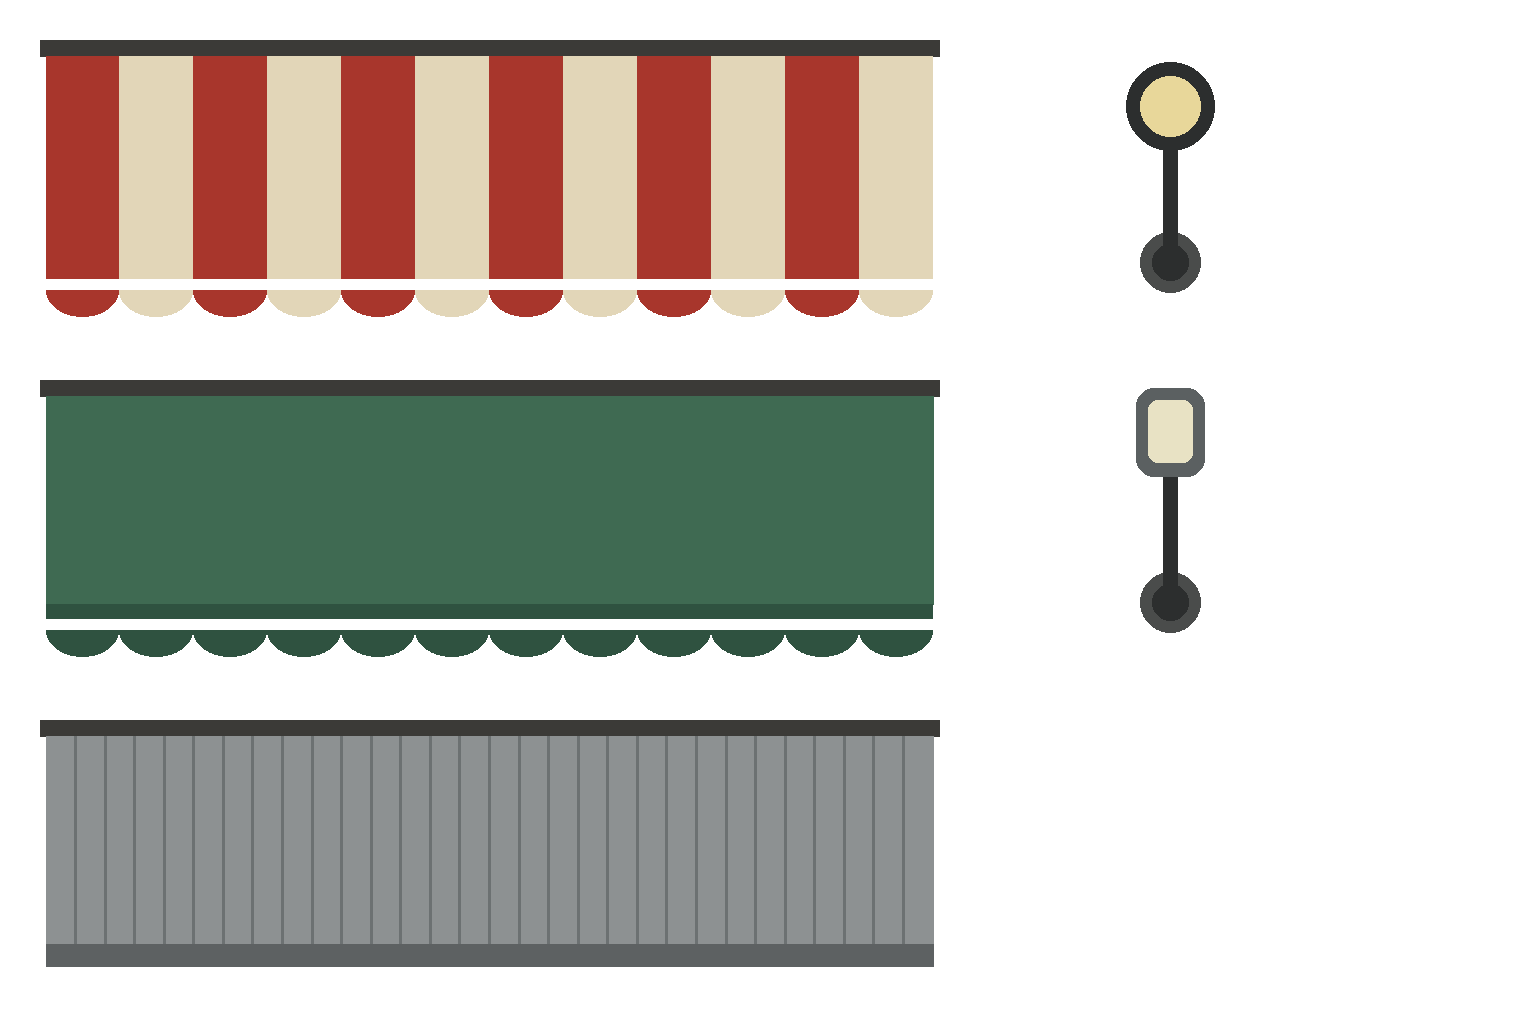

Reproduce this figure in Python.
"""Geometry guides for the district street dressing (`set-piece-districts.md`), two sheets.

Both sheets are 1536x1024 RGBA (a canvas ImageGen returns), one world cell = CELL px, frames laid out
explicitly with transparent gutters. North is the top of a frame. Frames (x, y, w, h) in pixels are FRAMES
below; the authoring documents cut the raw at these boxes scaled to the raw's own size.

`street-dressing` (main street):
- three shop awnings, 3x1 cells each: the shop wall is the frame's north edge, the canvas runs out over the
  pavement to a valance on the south edge. Striped canvas, plain canvas, corrugated steel canopy. Drawn
  overhead (roof pass), they never block.
- two street lamps, 1x1: post foot low in the cell, arm reaching north to the head. North is the carriageway.

`industrial-street-kit` (industrial zone and cordoned facility):
- a 3x1 strip of overhead pipe rack, cut per cell: a support beam crossing the pipes, and two straight cells.
  Flange collars sit on every cell boundary so straight cells repeat without a visible seam.
- the gantry column (1x1) that stands under a beam cell at each kerb.
- a 2x1 concrete jersey barrier, a 1x1 steel bollard, the boom gate's 1x1 post and its 3x1 arm.

Usage: python art-source/templates/street-dressing-guide.py <out-dir>
"""
import sys
from pathlib import Path

from PIL import Image, ImageDraw

W, H, CELL, G = 1536, 1024, 300, 40

FRAMES = {
    'street-dressing': {
        'awning-striped': (G, G, 3 * CELL, CELL),
        'awning-canvas': (G, G + (CELL + G), 3 * CELL, CELL),
        'awning-steel': (G, G + 2 * (CELL + G), 3 * CELL, CELL),
        'lamp-colonial': (G + 3 * CELL + 2 * G, G, CELL, CELL),
        'lamp-industrial': (G + 3 * CELL + 2 * G, G + (CELL + G), CELL, CELL),
    },
    'industrial-street-kit': {
        'pipe-beam': (G, G, CELL, CELL),
        'pipe-straight': (G + CELL, G, CELL, CELL),
        'pipe-straight-b': (G + 2 * CELL, G, CELL, CELL),
        'gantry-column': (G + 3 * CELL + 2 * G, G, CELL, CELL),
        'jersey-barrier': (G, G + (CELL + G), 2 * CELL, CELL),
        'bollard': (G + 2 * CELL + 2 * G, G + (CELL + G), CELL, CELL),
        'boom-post': (G + 3 * CELL + 4 * G, G + (CELL + G), CELL, CELL),
        'boom-arm': (G, G + 2 * (CELL + G), 3 * CELL, CELL),
    },
}


def awning(d, x, y, kind):
    w, depth = 3 * CELL, int(CELL * 0.86)
    # Wall rail along the north edge, then the canvas falling away south to a valance.
    d.rectangle((x, y, x + w - 1, y + 16), fill='#3b3a37')
    body = (x + 6, y + 16, x + w - 7, y + depth - 34)
    if kind == 'striped':
        stripes = 12
        for i in range(stripes):
            x0 = body[0] + (body[2] - body[0]) * i // stripes
            x1 = body[0] + (body[2] - body[0]) * (i + 1) // stripes - 1
            d.rectangle((x0, body[1], x1, body[3]), fill='#a8362c' if i % 2 == 0 else '#e2d6b8')
        valance = ['#a8362c', '#e2d6b8']
    elif kind == 'canvas':
        d.rectangle(body, fill='#3f6a52')
        valance = ['#2f5240', '#2f5240']
    else:
        d.rectangle(body, fill='#8d9192')
        for i in range(1, 30):
            xx = body[0] + (body[2] - body[0]) * i // 30
            d.line((xx, body[1], xx, body[3]), fill='#6c7172', width=3)
        valance = ['#5d6162', '#5d6162']
    # Scalloped valance: a row of half-discs hanging off the front edge (steel: a plain fascia).
    vy = body[3]
    if kind == 'steel':
        d.rectangle((body[0], vy, body[2], vy + 22), fill=valance[0])
        return
    n = 12
    for i in range(n):
        x0 = body[0] + (body[2] - body[0]) * i // n
        x1 = body[0] + (body[2] - body[0]) * (i + 1) // n - 1
        d.rectangle((x0, vy, x1, vy + 14), fill=valance[i % 2])
        d.pieslice((x0, vy, x1, vy + 2 * 26), 0, 180, fill=valance[i % 2])


def lamp(d, x, y, kind):
    cx = x + CELL // 2
    foot_y = y + int(CELL * 0.74)
    head_y = y + int(CELL * 0.22)
    d.ellipse((cx - 30, foot_y - 30, cx + 30, foot_y + 30), fill='#4a4c4b')    # base plate
    d.ellipse((cx - 18, foot_y - 18, cx + 18, foot_y + 18), fill='#2c2e2e')    # post top
    d.rectangle((cx - 7, head_y, cx + 7, foot_y), fill='#2c2e2e')              # arm
    if kind == 'colonial':
        d.ellipse((cx - 44, head_y - 44, cx + 44, head_y + 44), fill='#2c2e2e')
        d.ellipse((cx - 30, head_y - 30, cx + 30, head_y + 30), fill='#e8d79a')
    else:
        d.rounded_rectangle((cx - 34, head_y - 58, cx + 34, head_y + 30), 18, fill='#5b6061')
        d.rounded_rectangle((cx - 22, head_y - 46, cx + 22, head_y + 16), 10, fill='#e8e2c4')


def pipes(d, x, y, w, beam):
    # Three pipes east-west across the middle of the cell, collars on every cell boundary.
    if beam:
        d.rectangle((x + CELL // 2 - 26, y, x + CELL // 2 + 26, y + CELL - 1), fill='#6b5a3a')
        d.rectangle((x + CELL // 2 - 10, y, x + CELL // 2 + 10, y + CELL - 1), fill='#4d412b')
    for py, r, col in ((0.30, 26, '#8a8f8c'), (0.50, 34, '#9a7b54'), (0.70, 22, '#6f7a7e')):
        yy = y + int(CELL * py)
        d.rectangle((x, yy - r, x + w - 1, yy + r), fill=col)
        d.rectangle((x, yy - r // 3, x + w - 1, yy - r // 3 + 6), fill='#c4c8c4')  # highlight line
        for b in range(x, x + w + 1, CELL):
            d.rectangle((b - 9, yy - r - 6, b + 8, yy + r + 6), fill='#4b4f4e')


def column(d, x, y):
    cx, cy = x + CELL // 2, y + CELL // 2
    d.rectangle((cx - 66, cy - 66, cx + 66, cy + 66), fill='#9a978f')            # footing
    d.rectangle((cx - 44, cy - 44, cx + 44, cy + 44), fill='#5d625f')            # base plate
    for bx, by in ((-32, -32), (32, -32), (-32, 32), (32, 32)):
        d.ellipse((cx + bx - 6, cy + by - 6, cx + bx + 6, cy + by + 6), fill='#2f3231')
    d.rectangle((cx - 30, cy - 30, cx + 30, cy - 18), fill='#6b5a3a')            # H flanges
    d.rectangle((cx - 30, cy + 18, cx + 30, cy + 30), fill='#6b5a3a')
    d.rectangle((cx - 6, cy - 18, cx + 6, cy + 18), fill='#6b5a3a')              # web


def jersey(d, x, y):
    w = 2 * CELL
    d.rounded_rectangle((x + 8, y + CELL // 2 - 48, x + w - 9, y + CELL // 2 + 48), 10, fill='#a19d93')
    d.rounded_rectangle((x + 14, y + CELL // 2 - 18, x + w - 15, y + CELL // 2 + 18), 6, fill='#bdb9ae')
    for x0 in (x + 8, x + w - 49):
        for k in range(4):
            d.rectangle((x0 + k * 10, y + CELL // 2 - 48, x0 + k * 10 + 4, y + CELL // 2 + 48),
                        fill='#d2a52c')


def bollard(d, x, y):
    cx, cy = x + CELL // 2, y + CELL // 2
    d.ellipse((cx - 34, cy - 34, cx + 34, cy + 34), fill='#d2a52c')
    d.ellipse((cx - 22, cy - 22, cx + 22, cy + 22), fill='#3b3e3d')


def boom_post(d, x, y):
    cx, cy = x + CELL // 2, y + CELL // 2
    d.rounded_rectangle((cx - 60, cy - 46, cx + 60, cy + 46), 8, fill='#c9c4b5')
    d.rectangle((cx - 60, cy - 46, cx + 60, cy - 30), fill='#a8362c')
    d.ellipse((cx + 24, cy - 14, cx + 52, cy + 14), fill='#3b3e3d')             # pivot hub, east side


def boom_arm(d, x, y):
    w, cy = 3 * CELL, y + CELL // 2
    d.rectangle((x, cy - 16, x + w - 12, cy + 16), fill='#e8e2d4')
    for k in range(9):
        x0 = x + 30 + k * (w - 60) // 9
        if k % 2 == 0:
            d.rectangle((x0, cy - 16, x0 + (w - 60) // 18, cy + 16), fill='#a8362c')
    d.rectangle((x + w - 30, cy - 22, x + w - 12, cy + 22), fill='#3b3e3d')     # tip


def build(sheet):
    img = Image.new('RGBA', (W, H))
    d = ImageDraw.Draw(img)
    f = FRAMES[sheet]
    if sheet == 'street-dressing':
        for k in ('striped', 'canvas', 'steel'):
            awning(d, *f['awning-' + k][:2], k)
        lamp(d, *f['lamp-colonial'][:2], 'colonial')
        lamp(d, *f['lamp-industrial'][:2], 'industrial')
    else:
        x, y = f['pipe-beam'][:2]
        pipes(d, x, y, CELL, True)          # the beam, under the pipes resting on it
        pipes(d, x, y, 3 * CELL, False)
        column(d, *f['gantry-column'][:2])
        jersey(d, *f['jersey-barrier'][:2])
        bollard(d, *f['bollard'][:2])
        boom_post(d, *f['boom-post'][:2])
        boom_arm(d, *f['boom-arm'][:2])
    return img


if __name__ == '__main__':
    out = Path(sys.argv[1])
    for name in FRAMES:
        build(name).save(out / f'{name}-guide.png')
